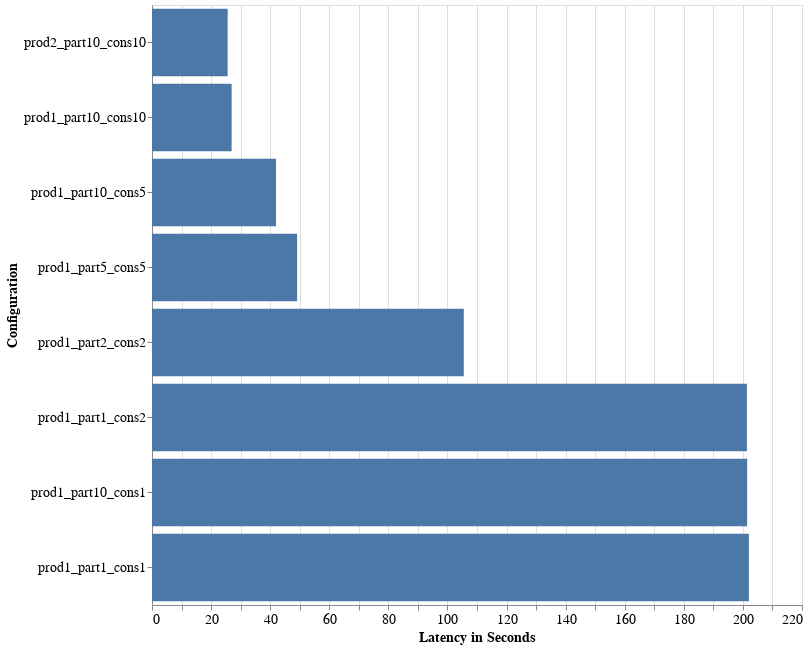

The notebook cell this image was saved under:
### Markdown cell above
## Visualize a max latency of message processing

### Code cell
alt.Chart(data_for_plots_df).mark_bar().encode(
    y=alt.Y("configuration", type="nominal", title='Configuration', sort=alt.Sort(field="max_latency", order="ascending")),
    x=alt.X("max_latency", type='quantitative', title='Latency in Seconds')
).properties(
    width=650,
    height=600,
).configure_axis(
    labelFontSize=14,
    titleFontSize=14
)

### Figure 1 — Vega-Lite specification as saved in the notebook (floating-point values rounded to 4 significant figures)
{"config": {"view": {"continuousWidth": 400, "continuousHeight": 300}, "axis": {"labelFontSize": 14, "titleFontSize": 14}}, "data": {"name": "data-56d58b4d55fba46e20f737fe11decf18"}, "mark": "bar", "encoding": {"x": {"field": "max_latency", "title": "Latency in Seconds", "type": "quantitative"}, "y": {"field": "configuration", "sort": {"field": "max_latency", "order": "ascending"}, "title": "Configuration", "type": "nominal"}}, "height": 600, "width": 650, "$schema": "https://vega.github.io/schema/vega-lite/v4.17.0.json", "datasets": {"data-56d58b4d55fba46e20f737fe11decf18": [{"configuration": "prod1_part1_cons1", "throughput_per_sec": 0.0003391, "max_latency": 202.0}, {"configuration": "prod1_part1_cons2", "throughput_per_sec": 0.0003402, "max_latency": 201.4}, {"configuration": "prod1_part2_cons2", "throughput_per_sec": 0.0006476, "max_latency": 105.5}, {"configuration": "prod1_part5_cons5", "throughput_per_sec": 0.001384, "max_latency": 49.11}, {"configuration": "prod1_part10_cons1", "throughput_per_sec": 0.0003401, "max_latency": 201.4}, {"configuration": "prod1_part10_cons5", "throughput_per_sec": 0.001619, "max_latency": 41.96}, {"configuration": "prod1_part10_cons10", "throughput_per_sec": 0.002507, "max_latency": 26.95}, {"configuration": "prod2_part10_cons10", "throughput_per_sec": 0.002609, "max_latency": 25.61}]}}
